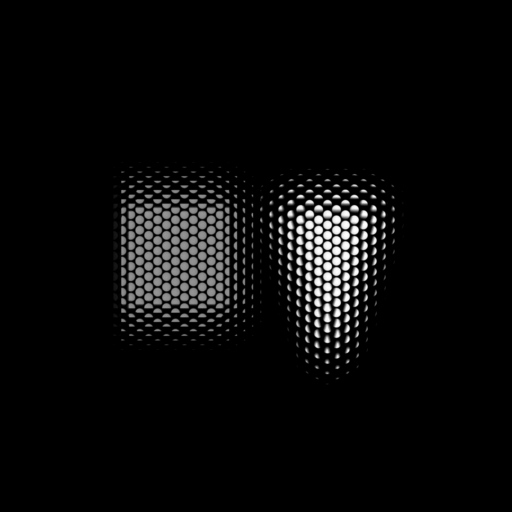
#> input picture light-field_demo.tif, 512 x 512 px
$ python lightfield.py
#> lines starting #> are read from the running program, lines starting #| are printed output that depends on the picture; after the words box and inside, x2 and y2 are one past the last pixel; in counts of white or black regions, pixels touching at a corner belong together
import numpy as np
import plotly.express as px
import tifffile

from skimage import morphology
from skimage.morphology import disk
from skimage.measure import label, regionprops

CALIBRATION_THRESHOLD = 20

# In OpticStudio, the Hexagonal Lenslet Array is defined by
# two parameters: # Columns and # Rows (odd positive integers).
# An example of such arrays are shown below for # Columns = 5 and
# # Rows = 3 (left), and # Columns = 3 and # Rows = 3 (right).
# The actual object has a rectangular (almost square) footprint,
# which tightly encompasses all the lenslets, i.e. there are
# partial lenslets at the edges of the object.
#      __    __    __          __
#     /  \__/  \__/  \      __/  \__
#     \__/  \__/  \__/     /  \__/  \
#     /  \__/  \__/  \     \__/  \__/
#     \__/  \__/  \__/     /  \__/  \
#     /  \__/  \__/  \     \__/  \__/
#     \__/  \__/  \__/        \__/
#
HEXAGONAL_LENSLET_ARRAY_COLUMNS = 51
HEXAGONAL_LENSLET_ARRAY_ROWS = 51

if (HEXAGONAL_LENSLET_ARRAY_COLUMNS-1)/2 % 2 == 0:
    TOTAL_LENSLETS = (HEXAGONAL_LENSLET_ARRAY_COLUMNS//2+1)*HEXAGONAL_LENSLET_ARRAY_ROWS
    TOTAL_LENSLETS += (HEXAGONAL_LENSLET_ARRAY_COLUMNS//2+2)*(HEXAGONAL_LENSLET_ARRAY_ROWS+1)
else:
    TOTAL_LENSLETS = (HEXAGONAL_LENSLET_ARRAY_COLUMNS//2+2)*HEXAGONAL_LENSLET_ARRAY_ROWS
    TOTAL_LENSLETS += (HEXAGONAL_LENSLET_ARRAY_COLUMNS//2+1)*(HEXAGONAL_LENSLET_ARRAY_ROWS+1)

def show_image(img, points=None, point_color='rgba(230, 159, 0, 0.5)', point_size=18):
    fig = px.imshow(img, aspect='equal', color_continuous_scale='gray')

    if points is not None:
            fig.add_scatter(
                x=points[:, 1],
                y=points[:, 0],
                mode='markers',
                marker=dict(color=point_color,
                            size=point_size,
                            symbol='circle-open',
                            sizemode='diameter'
                            )
            )

    fig.show()

if __name__ == '__main__':
    raw_data_path = 'light-field_demo.tif'
    calibration_data_path = 'mla_calibration.tif'

    raw_data = tifffile.imread(raw_data_path)
#> raw_data is the input picture: shape (512, 512); min 0, max 255, mean 9.8
    calibration_data = tifffile.imread(calibration_data_path)
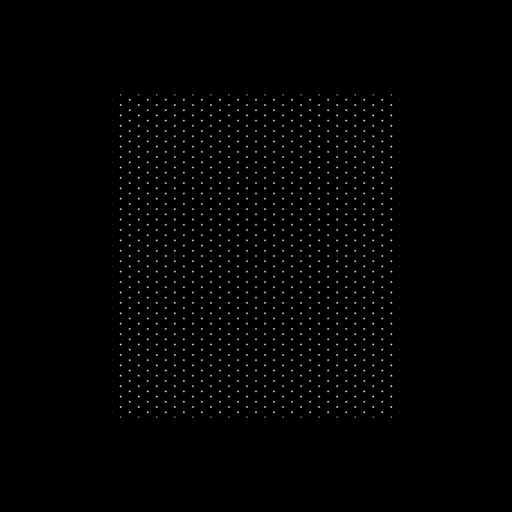
#> input picture mla_calibration.tif, 512 x 512 px
#> calibration_data is the input picture: shape (512, 512); min 0, max 255, mean 2.2

    # ===== Find Lenslet Centroids
    binary_calibration = calibration_data > CALIBRATION_THRESHOLD
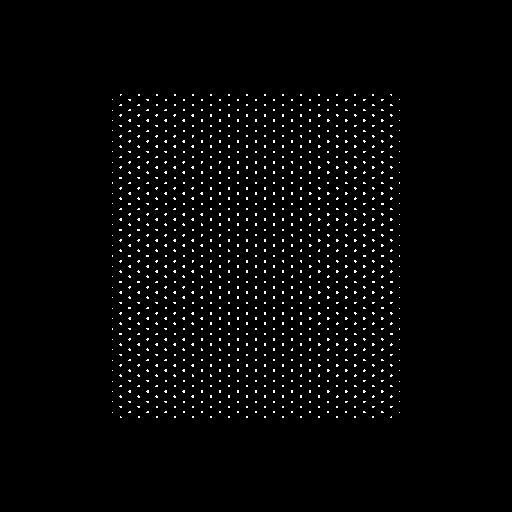
#> binary_calibration: shape (512, 512) bool; 2% white in thin lines or dots, all inside (x1, y1, x2, y2) = (112, 94, 400, 418)
    opened_calibration = morphology.binary_dilation(binary_calibration, disk(5))
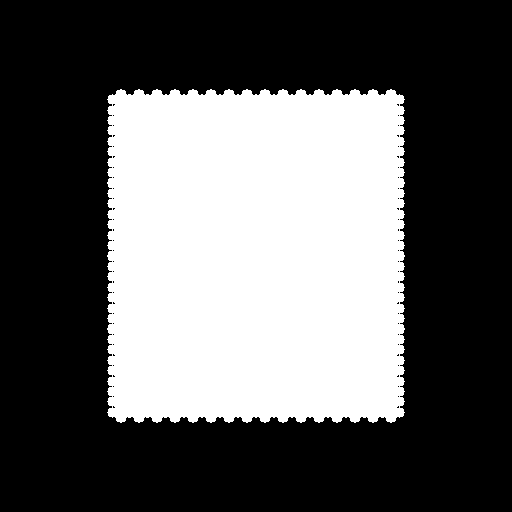
#> opened_calibration: shape (512, 512) bool; 36.8% white; 1 white region, box (x1, y1, x2, y2) and area: (107, 89, 405, 423) 96578
    labeled_calibration = label(opened_calibration)
    centroids = np.array([region.centroid_weighted for region in regionprops(labeled_calibration, intensity_image=calibration_data)])
#> centroids = [[255.5, 255.5]]

    # print('Expected number of lenslets =', TOTAL_LENSLETS)
    # print('Found number of lenslets =', len(centroids))
    # show_image(raw_data, points=centroids)

    # ===== Create Light-Field Array
    a_random_centroid_id = 960
#> (the run stopped early here; a loop or call above may not have finished)
